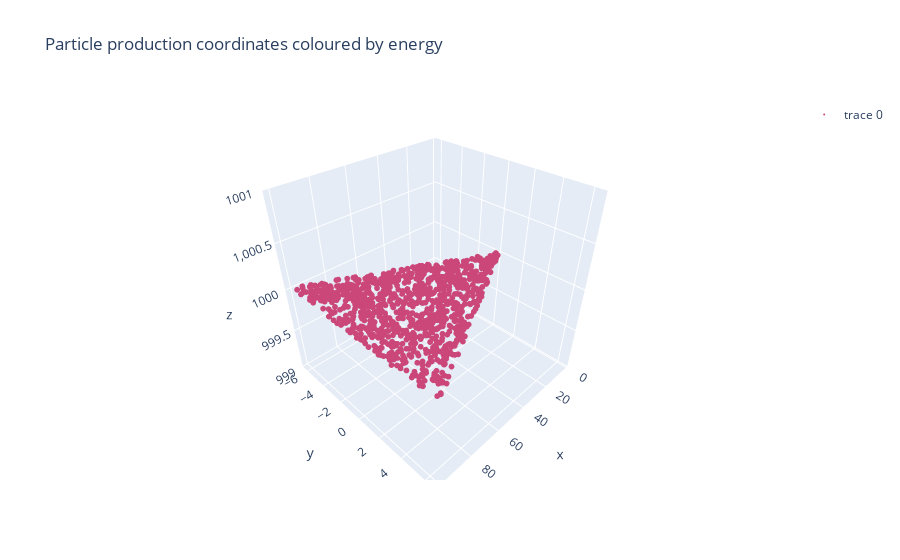
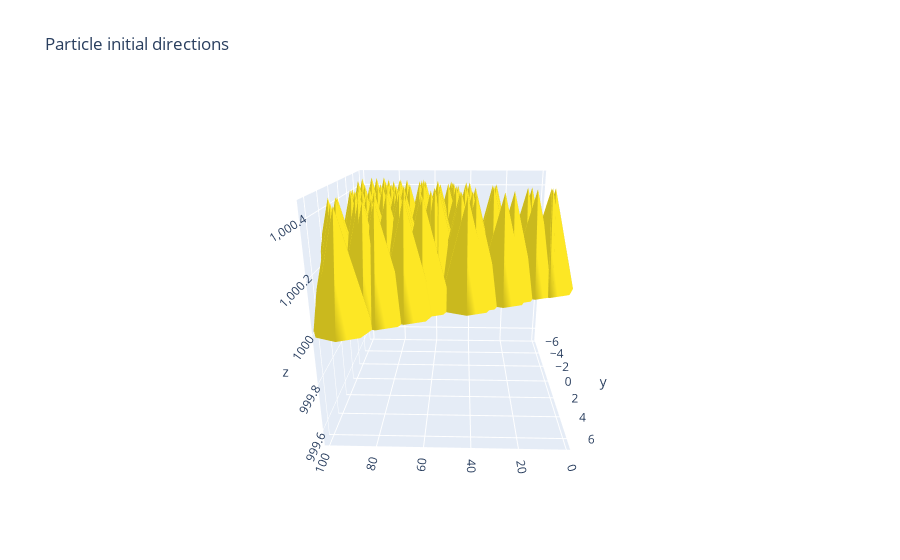

Notebook cell for these charts, in order:
### Code cell
# initialises a new source object
ring_source = openmc.Source()

# the distribution of radius is between two points and is uniform 
radius = openmc.stats.PowerLaw(0.001, 100, 1)

# the distribution of source z values is just a single value
z_values = openmc.stats.Discrete([1000], [1])

# the distribution of source azimuthal angles values is a uniform distribution between 0 and 2 Pi
gradient = (1/y_coeff) / (1/x_coeff)
angle = openmc.stats.Uniform(a=-np.arctan(gradient), b=np.arctan(gradient))

# this makes the ring source using the three distributions and a radius
ring_source.space = openmc.stats.CylindricalIndependent(r=radius, phi=angle, z=z_values, origin=(0.0, 0.0, 000.0))

# sets the direction to upwards direction
ring_source.angle =  openmc.stats.Monodirectional([0,0,1])

# sets the energy distribution to a discrete 19MeV energy
ring_source.energy = openmc.stats.Discrete([19e6], [1])

%matplotlib inline
plot1 = ring_source.plot_source_position(n_samples=1000)
plot1.show()
%matplotlib inline
plot2 = ring_source.plot_source_direction(n_samples=100)
plot2.show()

### Figure 1 — Plotly figure (JSON) as saved in the notebook; plotly's stock layout.template omitted (floating-point values rounded to 4 significant figures; data arrays with more than 128 entries replaced by an {"elided": "..."} marker saying what was removed)
{"data": [{"hovertext": {"elided": "1000 str values"}, "marker": {"color": {"elided": "1000 int values"}, "size": 2}, "mode": "markers", "text": {"elided": "1000 str values"}, "type": "scatter3d", "x": {"elided": "1000 float values"}, "y": {"elided": "1000 float values"}, "z": {"elided": "1000 int values"}}], "layout": {"autosize": true, "scene": {"aspectmode": "auto", "aspectratio": {"x": 1, "y": 1, "z": 1}, "camera": {"center": {"x": 0, "y": 0, "z": 0}, "eye": {"x": 1.25, "y": 1.25, "z": 1.25}, "projection": {"type": "perspective"}, "up": {"x": 0, "y": 0, "z": 1}}}, "showlegend": true, "title": {"text": "Particle production coordinates coloured by energy"}}}

### Figure 2 — Plotly figure (JSON) as saved in the notebook; plotly's stock layout.template omitted (floating-point values rounded to 4 significant figures)
{"data": [{"anchor": "tail", "cauto": false, "cmax": 1, "cmin": 0, "colorscale": [[0, "#440154"], [0.1111, "#482878"], [0.2222, "#3e4989"], [0.3333, "#31688e"], [0.4444, "#26828e"], [0.5556, "#1f9e89"], [0.6667, "#35b779"], [0.7778, "#6ece58"], [0.8889, "#b5de2b"], [1, "#fde725"]], "hoverinfo": "u+v+w+norm", "showscale": false, "sizemode": "absolute", "sizeref": 30, "type": "cone", "u": [0, 0, 0, 0, 0, 0, 0, 0, 0, 0, 0, 0, 0, 0, 0, 0, 0, 0, 0, 0, 0, 0, 0, 0, 0, 0, 0, 0, 0, 0, 0, 0, 0, 0, 0, 0, 0, 0, 0, 0, 0, 0, 0, 0, 0, 0, 0, 0, 0, 0, 0, 0, 0, 0, 0, 0, 0, 0, 0, 0, 0, 0, 0, 0, 0, 0, 0, 0, 0, 0, 0, 0, 0, 0, 0, 0, 0, 0, 0, 0, 0, 0, 0, 0, 0, 0, 0, 0, 0, 0, 0, 0, 0, 0, 0, 0, 0, 0, 0, 0], "v": [0, 0, 0, 0, 0, 0, 0, 0, 0, 0, 0, 0, 0, 0, 0, 0, 0, 0, 0, 0, 0, 0, 0, 0, 0, 0, 0, 0, 0, 0, 0, 0, 0, 0, 0, 0, 0, 0, 0, 0, 0, 0, 0, 0, 0, 0, 0, 0, 0, 0, 0, 0, 0, 0, 0, 0, 0, 0, 0, 0, 0, 0, 0, 0, 0, 0, 0, 0, 0, 0, 0, 0, 0, 0, 0, 0, 0, 0, 0, 0, 0, 0, 0, 0, 0, 0, 0, 0, 0, 0, 0, 0, 0, 0, 0, 0, 0, 0, 0, 0], "w": [1, 1, 1, 1, 1, 1, 1, 1, 1, 1, 1, 1, 1, 1, 1, 1, 1, 1, 1, 1, 1, 1, 1, 1, 1, 1, 1, 1, 1, 1, 1, 1, 1, 1, 1, 1, 1, 1, 1, 1, 1, 1, 1, 1, 1, 1, 1, 1, 1, 1, 1, 1, 1, 1, 1, 1, 1, 1, 1, 1, 1, 1, 1, 1, 1, 1, 1, 1, 1, 1, 1, 1, 1, 1, 1, 1, 1, 1, 1, 1, 1, 1, 1, 1, 1, 1, 1, 1, 1, 1, 1, 1, 1, 1, 1, 1, 1, 1, 1, 1], "x": [84.26, 57.46, 21.48, 10.52, 3.309, 90.99, 73.65, 89.31, 43.31, 80.97, 91.82, 69.34, 84.83, 3.86, 84.4, 54.81, 98.31, 64.91, 84.69, 79.7, 77.04, 1.868, 40.01, 51.54, 94.83, 68.69, 91.13, 30.03, 94.18, 14.27, 79.77, 70.27, 28.68, 94.34, 50.33, 95.76, 47.54, 49.52, 72.82, 55.14, 93.75, 87.73, 84.65, 42.27, 83.21, 73.85, 83.5, 83.13, 46.59, 64.73, 95.21, 58.6, 45.48, 76.14, 26.07, 78.52, 64.33, 98.25, 80.8, 77.18, 28.05, 44.95, 87.63, 29.76, 12.28, 40.97, 57.25, 56.74, 60.86, 55.33, 79.26, 42.53, 73.66, 66.45, 92.54, 71.56, 67.83, 54.94, 61.72, 83.41, 82.13, 89.18, 98.54, 48.87, 92.03, 90.87, 97.06, 72.54, 63.48, 81.09, 87.89, 77.13, 38.46, 74.6, 38.65, 88.53, 65.63, 82.92, 42.7, 91.49], "y": [2.839, -0.251, 1.042, 0.283, -0.02378, -4.994, -4.045, 0.03347, -0.9957, 3.77, -1.429, 2.255, 4.585, -0.04203, 3.79, -0.0837, -4.691, -4.132, -1.855, 4.526, -4.094, -0.1133, 1.139, -2.109, 0.7967, 1.989, 2.607, -1.464, -5.269, -0.3649, -3.206, -1.819, -1.283, 0.5346, -3.224, 3.541, -0.9609, -2.579, 1.664, 0.975, 5.486, -0.2347, -0.8431, 2.772, -2.753, 0.4496, 4.252, 1.403, -1.106, -0.515, 3.489, 0.9232, 1.336, -1.012, 1.606, 4.747, -3.04, -3.319, -1.377, -3.646, -1.769, 1.472, -5.473, -0.7874, -0.4491, -2.719, -3.508, 1.024, 3.112, -1.809, -1.685, -1.111, 0.235, -3.189, -4.245, 2.071, 4.04, 0.168, 3.037, -4.087, -0.7383, 0.9033, 3.703, -2.388, 1.196, 1.097, -2.736, -1.061, -3.331, -1.798, 3.498, 1.923, -0.4194, 1.094, 2.296, 2.935, -3.634, 4.816, -2.742, 6.087], "z": [1000, 1000, 1000, 1000, 1000, 1000, 1000, 1000, 1000, 1000, 1000, 1000, 1000, 1000, 1000, 1000, 1000, 1000, 1000, 1000, 1000, 1000, 1000, 1000, 1000, 1000, 1000, 1000, 1000, 1000, 1000, 1000, 1000, 1000, 1000, 1000, 1000, 1000, 1000, 1000, 1000, 1000, 1000, 1000, 1000, 1000, 1000, 1000, 1000, 1000, 1000, 1000, 1000, 1000, 1000, 1000, 1000, 1000, 1000, 1000, 1000, 1000, 1000, 1000, 1000, 1000, 1000, 1000, 1000, 1000, 1000, 1000, 1000, 1000, 1000, 1000, 1000, 1000, 1000, 1000, 1000, 1000, 1000, 1000, 1000, 1000, 1000, 1000, 1000, 1000, 1000, 1000, 1000, 1000, 1000, 1000, 1000, 1000, 1000, 1000]}], "layout": {"autosize": true, "scene": {"aspectmode": "auto", "aspectratio": {"x": 1, "y": 1, "z": 1}, "camera": {"center": {"x": 0, "y": 0, "z": 0}, "eye": {"x": -0.05505, "y": 2.031, "z": 0.7478}, "projection": {"type": "perspective"}, "up": {"x": 0, "y": 0, "z": 1}}}, "title": {"text": "Particle initial directions"}}}
